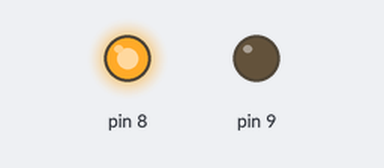
The sketch below on a simulated Arduino Uno, built with avr-gcc and run on an emulated ATmega328P. Parts: output pins drawn as LEDs (lit = HIGH).

Above: at 0.5 s.
At 1.5 s:
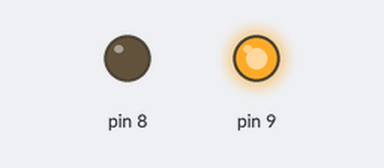
At 5.5 s:
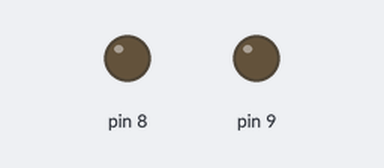
Timing chart, 0 to 6.9 s (numbered marks = the images above):
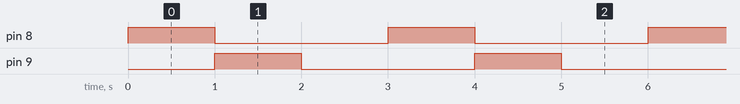

Measured:
- by itself, pin 8, pin 9: alternates HIGH for 1.0 s and LOW for 2.0 s
- by itself, everything shown: repeats every 3.0 s, in 3 steps

The sketch:

exercicio3.ino
```cpp
int main(void)
{
    DDRB = 0b00000011;

    char estado = 0b1;

    // 01 -> 10 -> 00 -> 01
    while (1)
    {
        printf("estado: %d", estado);
        PORTB = estado;
        _delay_ms(1000);
        estado = (estado + 1) % 3;
    }
}
```

main.c
```cpp
#include <stdio.h>

int main(void)
{

    char estado = 0b00;

    // 00 -> 01 -> 10 -> 11 -> 00
    while (1)
    {
        estado = (estado + 1) % 4;
        printf("Estado: %d\n", estado);
        // _delay_ms(500);
        estado = (estado + 1) % 4;
        printf("Estado: %d\n", estado);
        // _delay_ms(500);
        estado = (estado + 1) % 4;
        printf("Estado: %d\n", estado);
        // _delay_ms(500);
        estado = (estado + 1) % 4;
        printf("Estado: %d\n", estado);
        // _delay_ms(500);
    }
}
```
